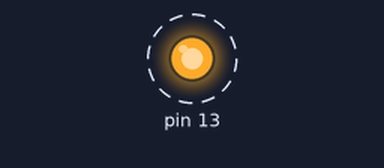
The sketch below on a simulated Arduino Uno, built with avr-gcc and run on an emulated ATmega328P. Shown: output pins drawn as LEDs (lit = HIGH). Dashed ring = blinking.

Above: at 0.1 s.
Timing chart, 0 to 3.0 s (numbered marks = the images above):
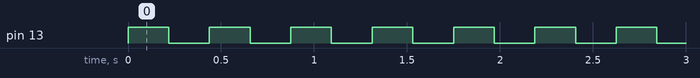

Measured:
- by itself, pin 13: alternates HIGH for 0.22 s and LOW for 0.22 s

The sketch:

lab13b.ino
```cpp
// Lab 13b: Ensamblador inline AVR con instrucción 'out' y retardo por software (Bono +5%)

void setup() {
  // Configura PB5 (pin 13) como salida usando sbi en DDRB (dirección I/O 0x04)
  asm volatile ("sbi %0, %1" : : "I" (0x04), "I" (5));
}

void loop() {
  // Encender LED usando 'out' en PORTB (dirección I/O 0x05)
  uint8_t valor = 0b00100000;
  asm volatile ("out %0, %1" : : "I" (0x05), "r" (valor));

  // Retardo por software (reemplaza delay)
  for (volatile long i = 0; i < 100000; i++);

  // Apagar LED usando 'out'
  valor = 0;
  asm volatile ("out %0, %1" : : "I" (0x05), "r" (valor));

  // Retardo por software (reemplaza delay)
  for (volatile long i = 0; i < 100000; i++);
}
```
